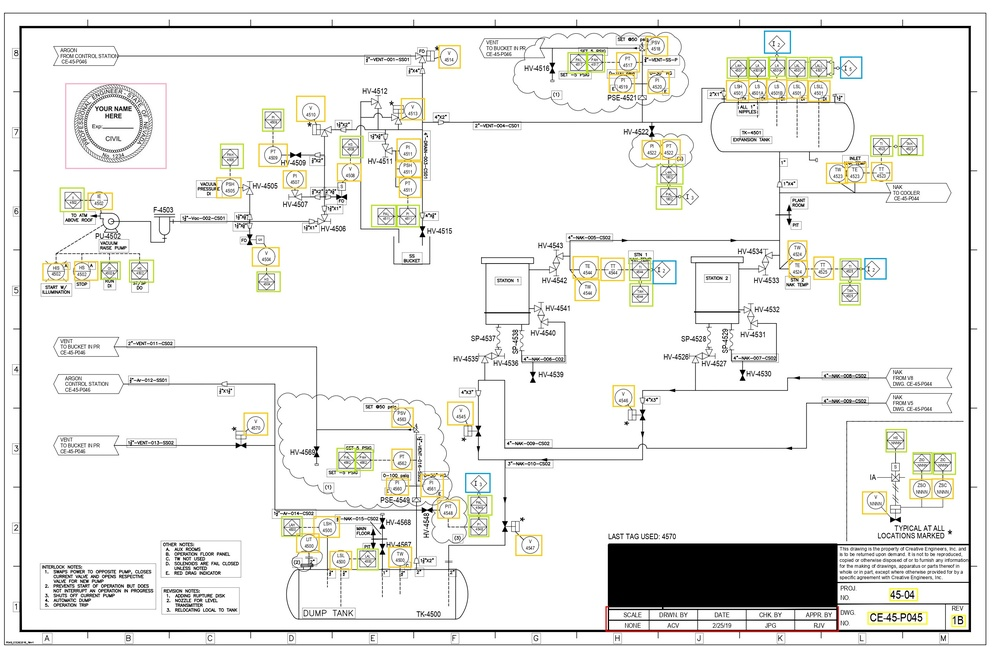
#> input picture valve_pipeline/input/Quantiphi-Oil-Gas-Documents-1.jpg, 1000 x 647 px, shrunk from 2550 x 1650 before the run
$ python -i preprocess.py   (imports and definitions only)
#> lines starting #> are read from the running program, lines starting #| are printed output that depends on the picture; after the words box and inside, x2 and y2 are one past the last pixel; in counts of white or black regions, pixels touching at a corner belong together
from __future__ import annotations

from pathlib import Path

import cv2
import numpy as np


# Detects the inner drawing content area by finding the longest horizontal and vertical Hough lines that form an inward-facing rectangle, excluding the border strips that contain grid numbers, title blocks, and revision markers.
def detect_drawing_roi(gray_img: np.ndarray) -> tuple[int, int, int, int] | None:
    """
    Returns (x, y, w, h) of the inner drawing area, or None if detection fails.
    The returned rect excludes the outer border strips (grid refs, title block, etc.).
    """
    h, w = gray_img.shape[:2]

    _, binary = cv2.threshold(gray_img, 0, 255, cv2.THRESH_BINARY_INV + cv2.THRESH_OTSU)
    if np.mean(binary) > 127:
        binary = cv2.bitwise_not(binary)

    edges = cv2.Canny(binary, 50, 150)

    min_dim = min(h, w)
    lines = cv2.HoughLinesP(
        edges, 1, np.pi / 180,
        threshold=int(min_dim * 0.25),
        minLineLength=int(min_dim * 0.5),
        maxLineGap=30,
    )
    if lines is None:
        return None

    h_positions: list[int] = []
    v_positions: list[int] = []
    for x1, y1, x2, y2 in lines[:, 0]:
        if abs(y2 - y1) < abs(x2 - x1) * 0.1:   # mostly horizontal
            h_positions.append((y1 + y2) // 2)
        elif abs(x2 - x1) < abs(y2 - y1) * 0.1:  # mostly vertical
            v_positions.append((x1 + x2) // 2)

    if not h_positions or not v_positions:
        return None

    def _cluster(positions: list[int], gap: int = 15) -> list[int]:
        positions = sorted(set(positions))
        clusters: list[list[int]] = [[positions[0]]]
        for p in positions[1:]:
            if p - clusters[-1][-1] <= gap:
                clusters[-1].append(p)
            else:
                clusters.append([p])
        return [int(np.median(c)) for c in clusters]

    h_lines = _cluster(h_positions)
    v_lines = _cluster(v_positions)

    # Discard lines sitting on the very image border (within 1%)
    edge_h, edge_w = int(h * 0.01), int(w * 0.01)
    h_inner = [y for y in h_lines if edge_h < y < h - edge_h]
    v_inner = [x for x in v_lines if edge_w < x < w - edge_w]
    if not h_inner or not v_inner:
        return None

    # Pick the innermost line from each edge quadrant
    top_cands = sorted([y for y in h_inner if y < h * 0.25])
    bot_cands = sorted([y for y in h_inner if y > h * 0.75], reverse=True)
    left_cands = sorted([x for x in v_inner if x < w * 0.25])
    right_cands = sorted([x for x in v_inner if x > w * 0.75], reverse=True)

    top   = top_cands[-1]   if top_cands   else edge_h
    bot   = bot_cands[-1]   if bot_cands   else h - edge_h
    left  = left_cands[-1]  if left_cands  else edge_w
    right = right_cands[-1] if right_cands else w - edge_w

    if right <= left or bot <= top:
        return None

    # Sanity check: ROI must cover at least 50% of image area
    if (right - left) * (bot - top) < 0.5 * h * w:
        return None

    # Step 1px inside the border line itself
    return (left + 1, top + 1, right - left - 2, bot - top - 2)


# Converts a raw schematic image to a clean binary image (white symbols on black) by applying Otsu thresholding, median blur denoising, and optional deskew correction.
# [60 lines left out: functions preprocess, _estimate_skew, _deskew, not called in this run]

>>> import cv2
>>> picture = cv2.imread('../input/Quantiphi-Oil-Gas-Documents-1.jpg', cv2.IMREAD_GRAYSCALE)
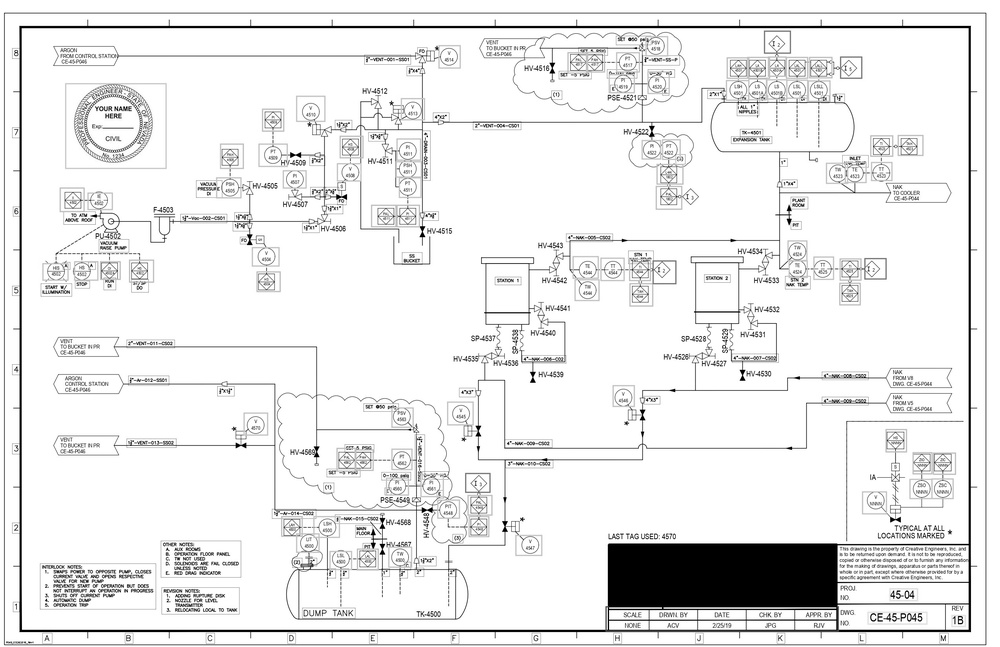
#> picture: shape (647, 1000); min 0, max 255, mean 234.5
>>> result = detect_drawing_roi(picture)
#> in detect_drawing_roi, `_, binary = cv2.threshold(gray_img, 0, 255, cv2.THRESH_BINARY_INV + cv..`:
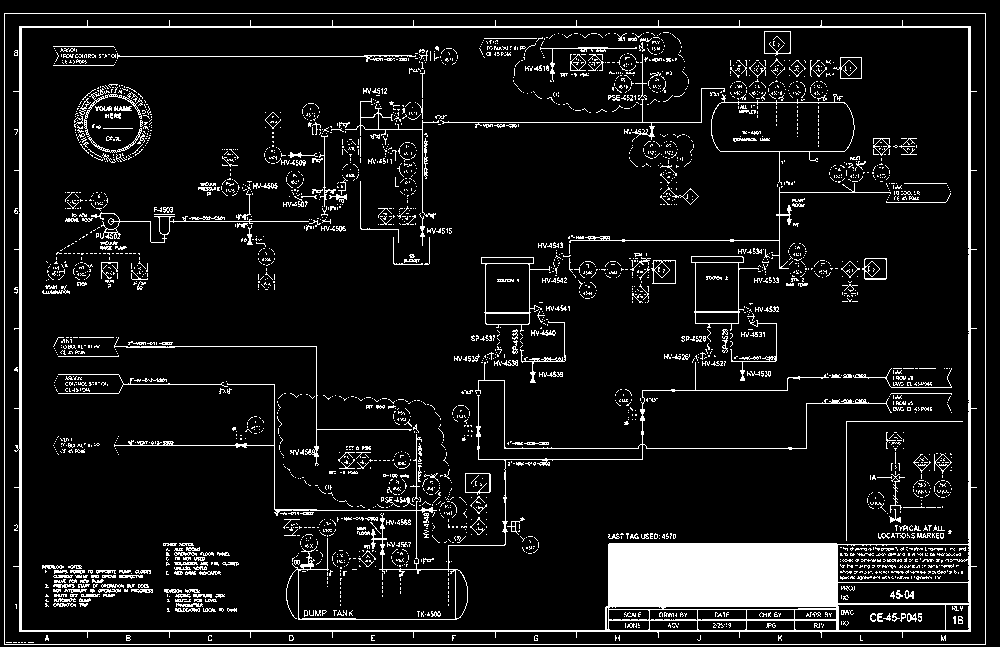
#> binary: shape (647, 1000); 9.2% white; 2762 white regions (2420 under 20 px), largest, box (x1, y1, x2, y2) and area: (13, 20, 977, 638) 23868, (114, 362, 892, 620) 3286, (4, 13, 986, 645) 3224
#> in detect_drawing_roi, `edges = cv2.Canny(binary, 50, 150)`:
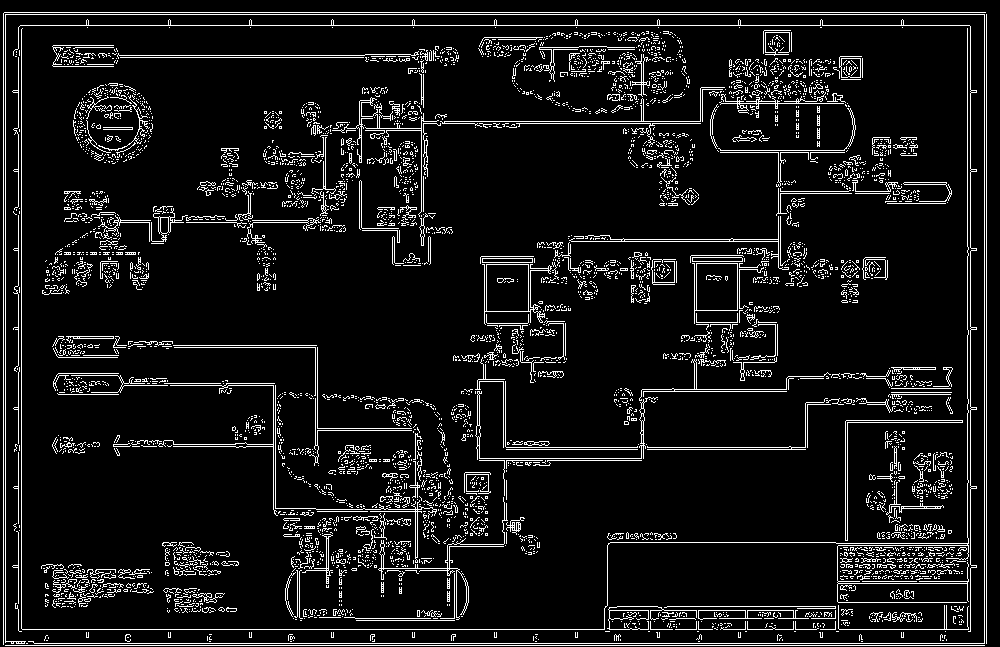
#> edges: shape (647, 1000); 8.4% white in thin lines or dots
#> in detect_drawing_roi, `lines = cv2.HoughLinesP( edges, 1, np.pi / 180, threshold=int(min_dim ..`: lines = 20 rows, first 6: [4, 12, 985, 12], [3, 643, 986, 643], [3, 25, 986, 25], [5, 645, 984, 645], [3, 629, 986, 629], [3, 14, 986, 14]
#> the loop in detect_drawing_roi, `for x1, y1, x2, y2 in lines[:, 0]:` made 20 passes
#> (x1, y1, x2, y2) on passes 1 to 12: (4, 12, 985, 12), (3, 643, 986, 643), (3, 25, 986, 25), (5, 645, 984, 645), (3, 629, 986, 629), (3, 14, 986, 14), (21, 642, 21, 29), (3, 644, 3, 13), (986, 642, 986, 15), (984, 642, 984, 15), (970, 631, 970, 26), (967, 626, 967, 28)
#> after the loop in detect_drawing_roi, `for x1, y1, x2, y2 in lines[:, 0]:`: h_positions = [12, 643, 25, 645, 629, 14, 449, 447, 121, 618, 123, 222]; v_positions = [21, 3, 986, 984, 970, 967, 5, 18]
#> in _cluster, `positions = sorted(set(positions))`: positions = [12, 14, 25, 121, 123, 222, 447, 449, 618, 629, 643, 645]
#> in _cluster, `clusters: list[list[int]] = [[positions[0]]]`: clusters = [[12]]
#> the loop in _cluster, `for p in positions[1:]:` made 11 passes
#> p on passes 1 to 11: 14, 25, 121, 123, 222, 447, 449, 618, 629, 643, 645
#> after the loop in _cluster, `for p in positions[1:]:`: clusters = [[12, 14, 25], [121, 123], [222], [447, 449], [618, 629, 643, 645]]
#> in detect_drawing_roi, `h_lines = _cluster(h_positions)`: h_lines = [14, 122, 222, 448, 636]
#> the loop in _cluster (call 2), `for p in positions[1:]:` made 7 passes
#> p on passes 1 to 7: 5, 18, 21, 967, 970, 984, 986
#> in detect_drawing_roi, `v_lines = _cluster(v_positions)`: v_lines = [11, 977]
#> in detect_drawing_roi, `h_inner = [y for y in h_lines if edge_h < y < h - edge_h]`: h_inner = [14, 122, 222, 448, 636]
#> in detect_drawing_roi, `v_inner = [x for x in v_lines if edge_w < x < w - edge_w]`: v_inner = [11, 977]
#> in detect_drawing_roi, `top_cands = sorted([y for y in h_inner if y < h * 0.25])`: top_cands = [14, 122]
#> in detect_drawing_roi, `bot_cands = sorted([y for y in h_inner if y > h * 0.75], reverse=True)`: bot_cands = [636]
#> in detect_drawing_roi, `left_cands = sorted([x for x in v_inner if x < w * 0.25])`: left_cands = [11]
#> in detect_drawing_roi, `right_cands = sorted([x for x in v_inner if x > w * 0.75], reverse=True)`: right_cands = [977]
#> in detect_drawing_roi, `top   = top_cands[-1]   if top_cands   else edge_h`: top = 122
#> in detect_drawing_roi, `bot   = bot_cands[-1]   if bot_cands   else h - edge_h`: bot = 636
#> in detect_drawing_roi, `left  = left_cands[-1]  if left_cands  else edge_w`: left = 11
#> in detect_drawing_roi, `right = right_cands[-1] if right_cands else w - edge_w`: right = 977
#> result = (12, 123, 964, 512)

$ run again, on valve_pipeline/input/input_54mini.png
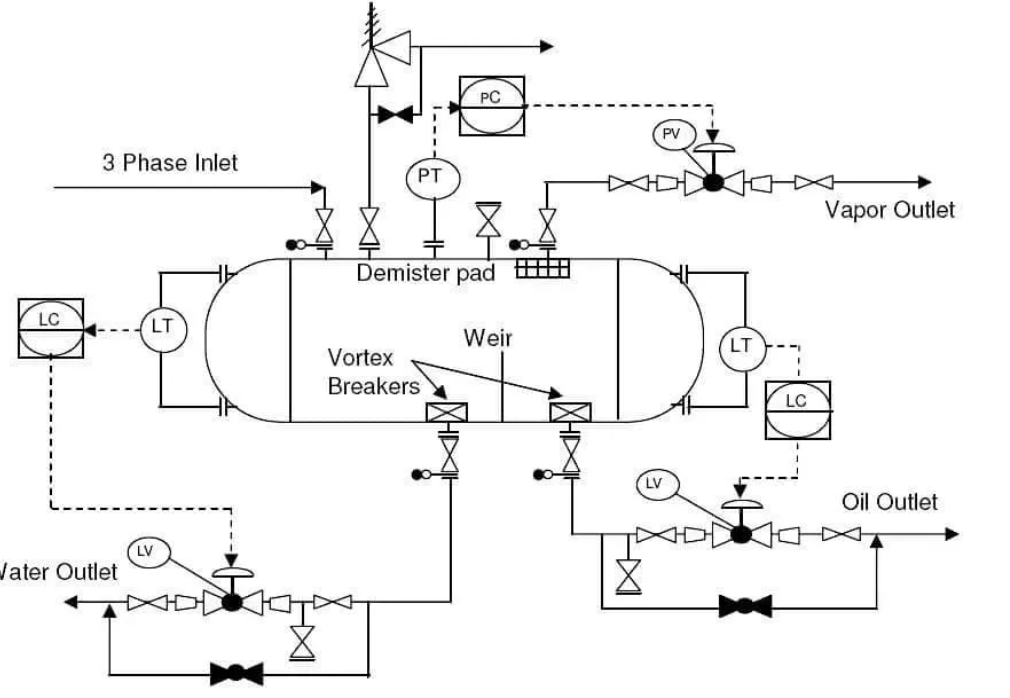
#> input picture valve_pipeline/input/input_54mini.png, 1010 x 698 px
#> in detect_drawing_roi, `_, binary = cv2.threshold(gray_img, 0, 255, cv2.THRESH_BINARY_INV + cv..`:
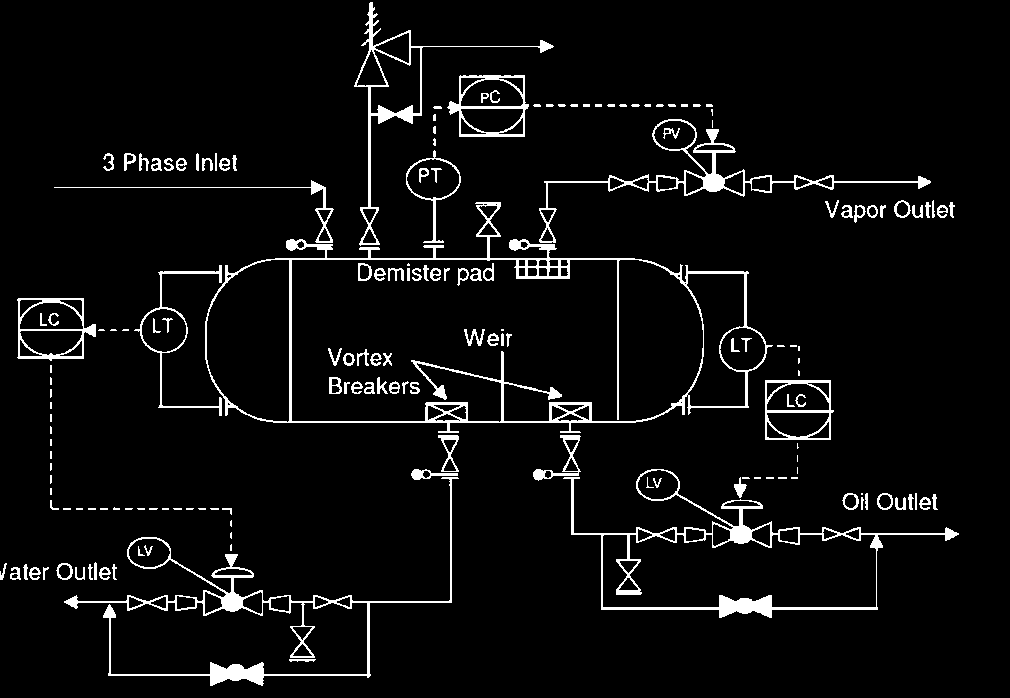
#> binary: shape (698, 1010); 5.1% white; 172 white regions (51 under 20 px), largest, box (x1, y1, x2, y2) and area: (205, 202, 773, 433) 7786, (563, 469, 959, 618) 4809, (64, 477, 459, 686) 4803
#> in detect_drawing_roi, `edges = cv2.Canny(binary, 50, 150)`:
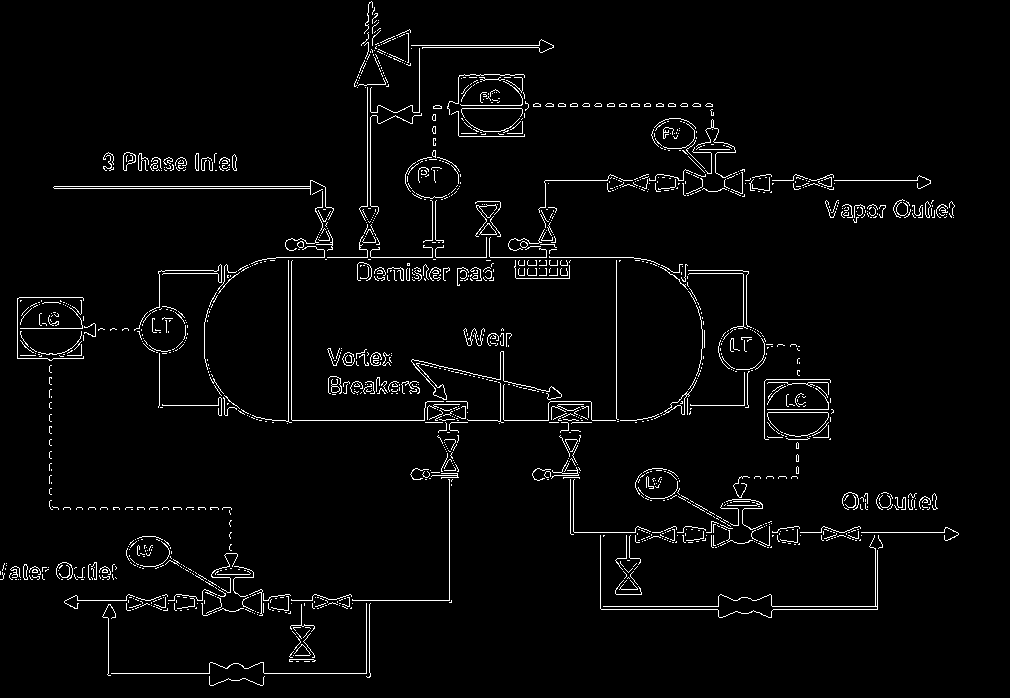
#> edges: shape (698, 1010); 3% white in thin lines or dots
#> lines = [[276, 257, 633, 257], [259, 420, 648, 420], [545, 180, 930, 180], [65, 600, 451, 600], [570, 532, 957, 532]]
#> the loop in detect_drawing_roi, `for x1, y1, x2, y2 in lines[:, 0]:` made 5 passes
#> after the loop in detect_drawing_roi, `for x1, y1, x2, y2 in lines[:, 0]:`: h_positions = [257, 420, 180, 600, 532]; v_positions = []
